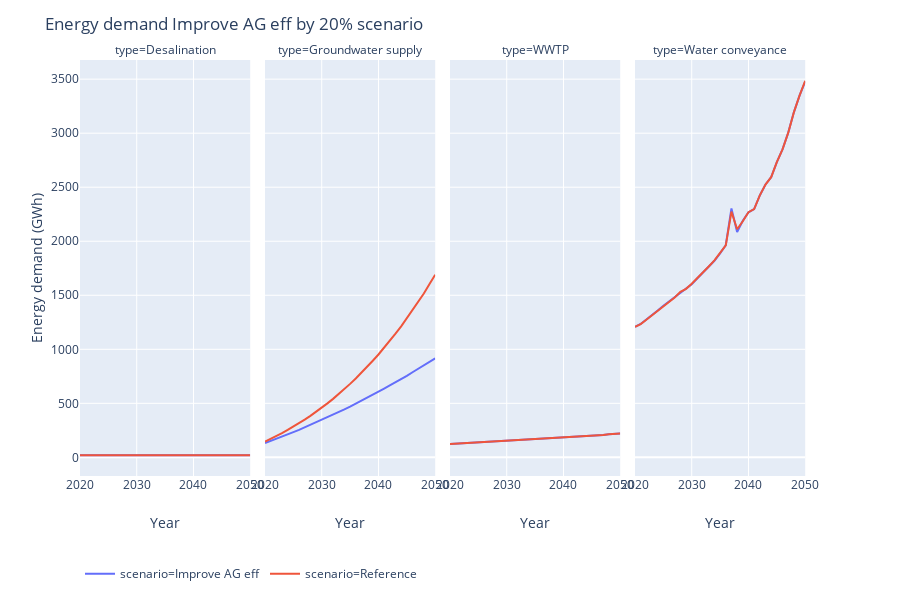

This figure's notebook cell:
### Code cell
dff = pd.DataFrame()
df_all['Pipelines_data']['type'] = 'Water conveyance'
for df in ['Pipelines_data','Groundwater_pumping','wwtp_data','desal_data']:
    dff = dff.append(df_all[df], ignore_index=True, sort=False)
dff = dff.groupby(['subscenario', 'scenario','level','type','Year']).sum()/1000000
dff.reset_index(inplace=True)
dff = dff.loc[dff.scenario.isin(['Reference','Improve AG eff']) & (dff.subscenario=='Eto trend') & ((dff.level=='by 20%') | (dff.level==''))]
fig = px.line(dff, x="Year", y="SWPA_E_", color='scenario', facet_col='type')
fig.update_layout({'legend_orientation':'h'})
fig.update_layout({'title':'Energy demand Improve AG eff by 20% scenario','yaxis_title':'Energy demand (GWh)'})
fig.update_layout(legend=dict(x=0, y=-0.2))
fig.show()
# plotly.offline.plot(fig, filename='name.html')
fig.write_image('Improve_AG_energy.png', width=1000, height=400, scale=4)

### Figure 1 — Plotly figure (JSON) as saved in the notebook; plotly's stock layout.template omitted (floating-point values rounded to 4 significant figures)
{"data": [{"hoverlabel": {"namelength": 0}, "hovertemplate": "scenario=Improve AG eff<br>type=Desalination<br>Year=%{x}<br>SWPA_E_=%{y}", "legendgroup": "scenario=Improve AG eff", "line": {"color": "#636efa", "dash": "solid"}, "mode": "lines", "name": "scenario=Improve AG eff", "showlegend": true, "type": "scatter", "x": [2020, 2021, 2022, 2023, 2024, 2025, 2026, 2027, 2028, 2029, 2030, 2031, 2032, 2033, 2034, 2035, 2036, 2037, 2038, 2039, 2040, 2041, 2042, 2043, 2044, 2045, 2046, 2047, 2048, 2049, 2050], "xaxis": "x", "y": [20.07, 20.01, 20.01, 20.01, 20.07, 20.01, 20.01, 20.01, 20.07, 20.01, 20.01, 20.01, 20.07, 20.01, 20.01, 20.01, 20.07, 20.01, 20.01, 20.01, 20.07, 20.01, 20.01, 20.01, 20.07, 20.01, 20.01, 20.01, 20.07, 20.01, 20.01], "yaxis": "y"}, {"hoverlabel": {"namelength": 0}, "hovertemplate": "scenario=Improve AG eff<br>type=Groundwater supply<br>Year=%{x}<br>SWPA_E_=%{y}", "legendgroup": "scenario=Improve AG eff", "line": {"color": "#636efa", "dash": "solid"}, "mode": "lines", "name": "scenario=Improve AG eff", "showlegend": false, "type": "scatter", "x": [2020, 2021, 2022, 2023, 2024, 2025, 2026, 2027, 2028, 2029, 2030, 2031, 2032, 2033, 2034, 2035, 2036, 2037, 2038, 2039, 2040, 2041, 2042, 2043, 2044, 2045, 2046, 2047, 2048, 2049, 2050], "xaxis": "x2", "y": [132.4, 151.3, 171.2, 191.7, 211.2, 233.3, 254.4, 277.7, 298.5, 322.6, 346.0, 369.1, 394.2, 418.3, 444.6, 469.8, 496.6, 524.2, 552.1, 580.0, 606.6, 636.7, 666.0, 694.4, 723.6, 753.6, 787.8, 819.3, 849.2, 883.5, 916.8], "yaxis": "y2"}, {"hoverlabel": {"namelength": 0}, "hovertemplate": "scenario=Improve AG eff<br>type=WWTP<br>Year=%{x}<br>SWPA_E_=%{y}", "legendgroup": "scenario=Improve AG eff", "line": {"color": "#636efa", "dash": "solid"}, "mode": "lines", "name": "scenario=Improve AG eff", "showlegend": false, "type": "scatter", "x": [2020, 2021, 2022, 2023, 2024, 2025, 2026, 2027, 2028, 2029, 2030, 2031, 2032, 2033, 2034, 2035, 2036, 2037, 2038, 2039, 2040, 2041, 2042, 2043, 2044, 2045, 2046, 2047, 2048, 2049, 2050], "xaxis": "x3", "y": [123.9, 126.9, 129.9, 133.3, 136.6, 139.7, 141.6, 144.7, 147.5, 149.1, 153.0, 155.9, 158.3, 161.8, 165.0, 167.6, 171.6, 175.1, 178.0, 181.8, 184.1, 182.6, 189.2, 192.8, 192.5, 199.1, 202.7, 207.4, 214.2, 218.3, 220.2], "yaxis": "y3"}, {"hoverlabel": {"namelength": 0}, "hovertemplate": "scenario=Improve AG eff<br>type=Water conveyance<br>Year=%{x}<br>SWPA_E_=%{y}", "legendgroup": "scenario=Improve AG eff", "line": {"color": "#636efa", "dash": "solid"}, "mode": "lines", "name": "scenario=Improve AG eff", "showlegend": false, "type": "scatter", "x": [2020, 2021, 2022, 2023, 2024, 2025, 2026, 2027, 2028, 2029, 2030, 2031, 2032, 2033, 2034, 2035, 2036, 2037, 2038, 2039, 2040, 2041, 2042, 2043, 2044, 2045, 2046, 2047, 2048, 2049, 2050], "xaxis": "x4", "y": [1208.0, 1234.0, 1276.0, 1314.0, 1359.0, 1404.0, 1444.0, 1480.0, 1521.0, 1567.0, 1602.0, 1658.0, 1709.0, 1763.0, 1819.0, 1888.0, 1963.0, 2303.0, 2086.0, 2190.0, 2268.0, 2297.0, 2424.0, 2525.0, 2592.0, 2732.0, 2851.0, 3003.0, 3193.0, 3347.0, 3477.0], "yaxis": "y4"}, {"hoverlabel": {"namelength": 0}, "hovertemplate": "scenario=Reference<br>type=Desalination<br>Year=%{x}<br>SWPA_E_=%{y}", "legendgroup": "scenario=Reference", "line": {"color": "#EF553B", "dash": "solid"}, "mode": "lines", "name": "scenario=Reference", "showlegend": true, "type": "scatter", "x": [2020, 2021, 2022, 2023, 2024, 2025, 2026, 2027, 2028, 2029, 2030, 2031, 2032, 2033, 2034, 2035, 2036, 2037, 2038, 2039, 2040, 2041, 2042, 2043, 2044, 2045, 2046, 2047, 2048, 2049, 2050], "xaxis": "x", "y": [20.07, 20.01, 20.01, 20.01, 20.07, 20.01, 20.01, 20.01, 20.07, 20.01, 20.01, 20.01, 20.07, 20.01, 20.01, 20.01, 20.07, 20.01, 20.01, 20.01, 20.07, 20.01, 20.01, 20.01, 20.07, 20.01, 20.01, 20.01, 20.07, 20.01, 20.01], "yaxis": "y"}, {"hoverlabel": {"namelength": 0}, "hovertemplate": "scenario=Reference<br>type=Groundwater supply<br>Year=%{x}<br>SWPA_E_=%{y}", "legendgroup": "scenario=Reference", "line": {"color": "#EF553B", "dash": "solid"}, "mode": "lines", "name": "scenario=Reference", "showlegend": false, "type": "scatter", "x": [2020, 2021, 2022, 2023, 2024, 2025, 2026, 2027, 2028, 2029, 2030, 2031, 2032, 2033, 2034, 2035, 2036, 2037, 2038, 2039, 2040, 2041, 2042, 2043, 2044, 2045, 2046, 2047, 2048, 2049, 2050], "xaxis": "x2", "y": [146.3, 170.6, 197.0, 224.7, 254.2, 284.7, 316.7, 349.8, 384.0, 421.0, 460.1, 500.1, 541.4, 585.3, 632.1, 680.1, 729.4, 782.2, 837.4, 894.6, 952.1, 1014.0, 1079.0, 1145.0, 1213.0, 1287.0, 1362.0, 1439.0, 1517.0, 1604.0, 1691.0], "yaxis": "y2"}, {"hoverlabel": {"namelength": 0}, "hovertemplate": "scenario=Reference<br>type=WWTP<br>Year=%{x}<br>SWPA_E_=%{y}", "legendgroup": "scenario=Reference", "line": {"color": "#EF553B", "dash": "solid"}, "mode": "lines", "name": "scenario=Reference", "showlegend": false, "type": "scatter", "x": [2020, 2021, 2022, 2023, 2024, 2025, 2026, 2027, 2028, 2029, 2030, 2031, 2032, 2033, 2034, 2035, 2036, 2037, 2038, 2039, 2040, 2041, 2042, 2043, 2044, 2045, 2046, 2047, 2048, 2049, 2050], "xaxis": "x3", "y": [123.9, 126.9, 129.9, 133.3, 136.6, 139.7, 141.6, 144.7, 147.5, 149.1, 153.0, 155.9, 158.3, 161.8, 165.0, 167.6, 171.6, 175.1, 178.0, 181.8, 184.1, 182.6, 189.2, 192.8, 192.5, 199.1, 202.7, 207.4, 214.2, 218.3, 220.2], "yaxis": "y3"}, {"hoverlabel": {"namelength": 0}, "hovertemplate": "scenario=Reference<br>type=Water conveyance<br>Year=%{x}<br>SWPA_E_=%{y}", "legendgroup": "scenario=Reference", "line": {"color": "#EF553B", "dash": "solid"}, "mode": "lines", "name": "scenario=Reference", "showlegend": false, "type": "scatter", "x": [2020, 2021, 2022, 2023, 2024, 2025, 2026, 2027, 2028, 2029, 2030, 2031, 2032, 2033, 2034, 2035, 2036, 2037, 2038, 2039, 2040, 2041, 2042, 2043, 2044, 2045, 2046, 2047, 2048, 2049, 2050], "xaxis": "x4", "y": [1207.0, 1234.0, 1274.0, 1315.0, 1361.0, 1403.0, 1440.0, 1479.0, 1531.0, 1560.0, 1607.0, 1659.0, 1709.0, 1767.0, 1823.0, 1892.0, 1962.0, 2274.0, 2111.0, 2185.0, 2269.0, 2297.0, 2424.0, 2525.0, 2593.0, 2732.0, 2851.0, 3003.0, 3193.0, 3347.0, 3485.0], "yaxis": "y4"}], "layout": {"annotations": [{"font": {}, "showarrow": false, "text": "type=Desalination", "x": 0.115, "xanchor": "center", "xref": "paper", "y": 1, "yanchor": "bottom", "yref": "paper"}, {"font": {}, "showarrow": false, "text": "type=Groundwater supply", "x": 0.365, "xanchor": "center", "xref": "paper", "y": 1, "yanchor": "bottom", "yref": "paper"}, {"font": {}, "showarrow": false, "text": "type=WWTP", "x": 0.615, "xanchor": "center", "xref": "paper", "y": 1, "yanchor": "bottom", "yref": "paper"}, {"font": {}, "showarrow": false, "text": "type=Water conveyance", "x": 0.865, "xanchor": "center", "xref": "paper", "y": 1, "yanchor": "bottom", "yref": "paper"}], "height": 600, "legend": {"orientation": "h", "tracegroupgap": 0, "x": 0, "y": -0.2}, "margin": {"t": 60}, "title": {"text": "Energy demand Improve AG eff by 20% scenario"}, "xaxis": {"anchor": "y", "domain": [0, 0.23], "title": {"text": "Year"}}, "xaxis2": {"anchor": "y2", "domain": [0.25, 0.48], "matches": "x", "title": {"text": "Year"}}, "xaxis3": {"anchor": "y3", "domain": [0.5, 0.73], "matches": "x", "title": {"text": "Year"}}, "xaxis4": {"anchor": "y4", "domain": [0.75, 0.98], "matches": "x", "title": {"text": "Year"}}, "yaxis": {"anchor": "x", "domain": [0, 1], "title": {"text": "Energy demand (GWh)"}}, "yaxis2": {"anchor": "x2", "domain": [0, 1], "matches": "y", "showticklabels": false}, "yaxis3": {"anchor": "x3", "domain": [0, 1], "matches": "y", "showticklabels": false}, "yaxis4": {"anchor": "x4", "domain": [0, 1], "matches": "y", "showticklabels": false}}}
